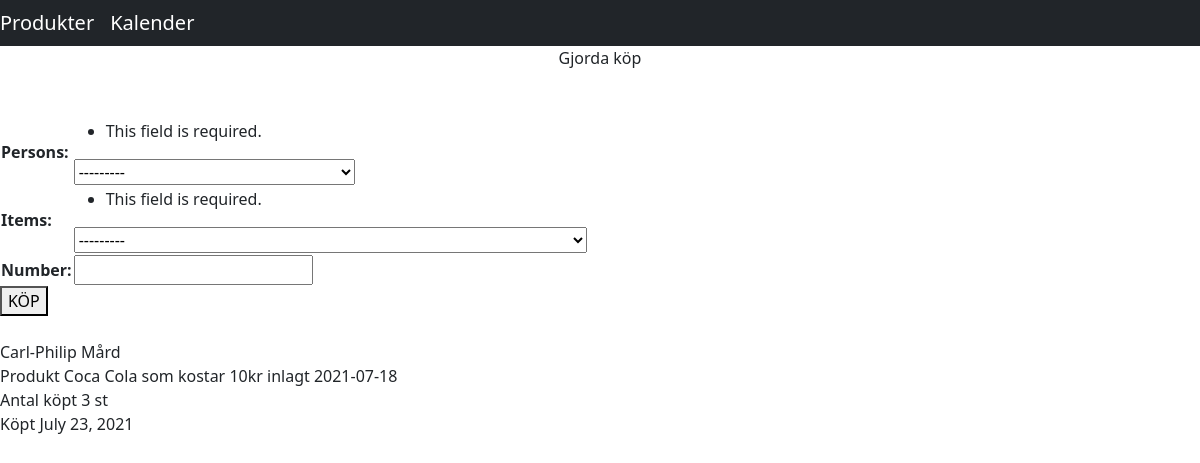
/purchases/purchased, run on an earlier commit of the app's database.
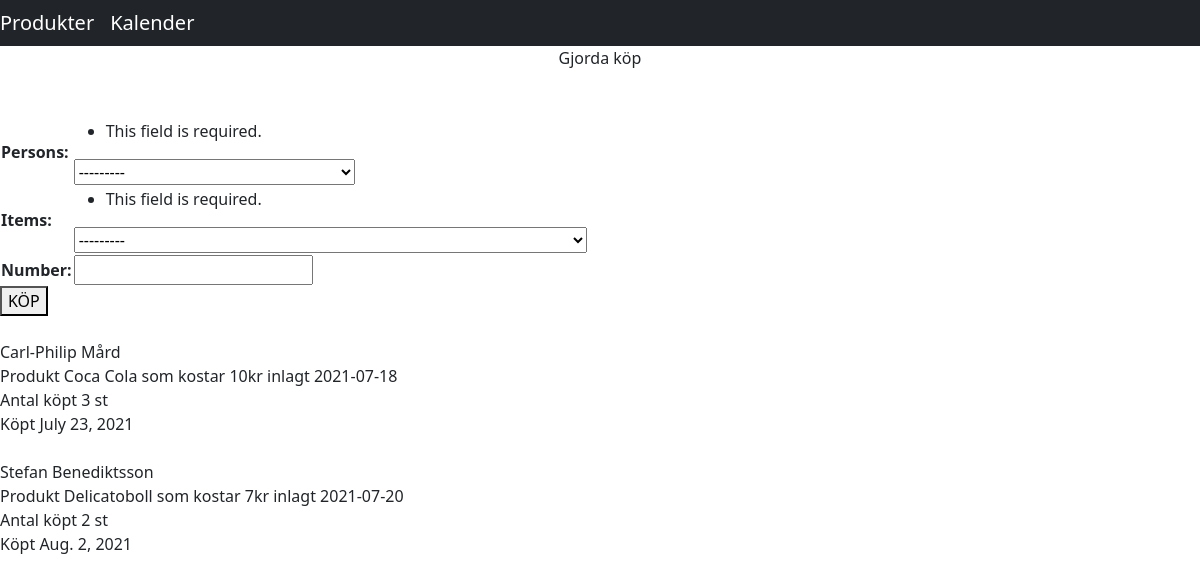
And on a later commit of the database.
### purchases/models.py (models this page shows, shortened)
class ItemRelationship(models.Model):
    persons = models.ForeignKey(Person, on_delete=models.CASCADE)
    items = models.ForeignKey(Item, on_delete=models.CASCADE)
    buydate = models.DateField(auto_now_add=True)
    number = models.IntegerField(null=True, blank=True)

class Person(models.Model):
    hireid = models.IntegerField(default=0)
    name = models.CharField(max_length = 200)
    items = models.ManyToManyField(Item, through="ItemRelationship")
    def __str__(self):
        return f"ID: {self.hireid} Namn: {self.name}"

class Item(models.Model):
    title = models.CharField(max_length = 200)
    cost = models.IntegerField(default=0)
    created = models.DateField(auto_now_add=True)
    photo = models.ImageField(upload_to= settings.MEDIA_ROOT, null=True, blank=True)
    def __str__(self):
        return f"Produkt {self.title} som kostar {self.cost}kr inlagt {self.created}"

### purchases/views.py (the view, shortened to what this page needs)
# urls.py: path('purchased', views.purchased, name='purchased'),
def purchased(request):
    PurchaseForm = modelform_factory(ItemRelationship, exclude=[])
    form = PurchaseForm(request.POST)
    person = Person.objects.all()
    purchases = ItemRelationship.objects.all()
    context = {"purchases": purchases,  "persons": person, "form": form}
    return render(request, 'purchases/purchased.html', context)

### templates/purchases/purchased.html (shortened to what this page needs)
{% extends "base.html" %}
{% block content %}
<center>Gjorda köp</h1></center>
<br>
<br>
<form method="post">
<table>
{{ form }}
</table>
<button type="submit">KÖP</button>
</form>
{% for purchase in purchases %}
        {{purchase.persons.name}}
        <br>
        {{purchase.items}}
        <br>
        Antal köpt {{purchase.number}} st
        <br>
        Köpt {{purchase.buydate}}
        <br>
        <br>
{% endfor %}
{% endblock %}

What changed in the data, as far as the page shows it:
added ItemRelationship: persons.name "Stefan Benediktsson", items "Produkt Delicatoboll som kostar 7kr inlagt 2021-07-20", number "2", buydate "Aug. 2, 2021"
